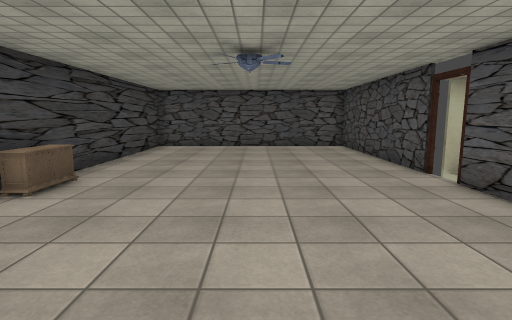
view 1 (above)

12 first-person views from a walk through a 3-D level made in the Unity game engine. The camera is 1.5 m above the floor, tilts 8° down and sees 80° across. The floor is counted in squares, 1 m on a side. Each view is taken from the middle of a square. On the plan, view 1 faces up. The plan holds only what a view shows up to about 15 squares ahead; the rest is blank. The place goes on beyond the plan. The player character is not drawn. Door leaves are left out, so doorways stand open. Some surface patterns are stand-ins.

view 2
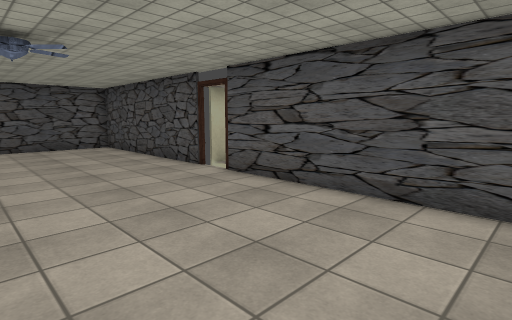

view 3
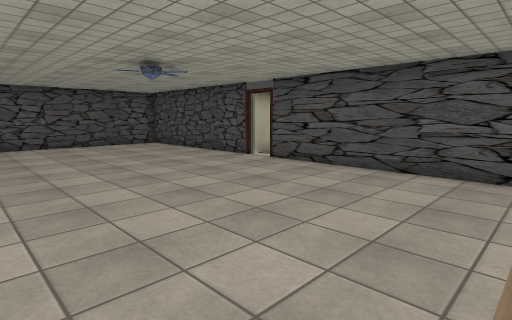

view 4
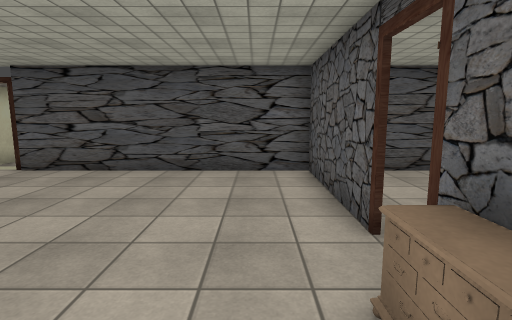

view 5
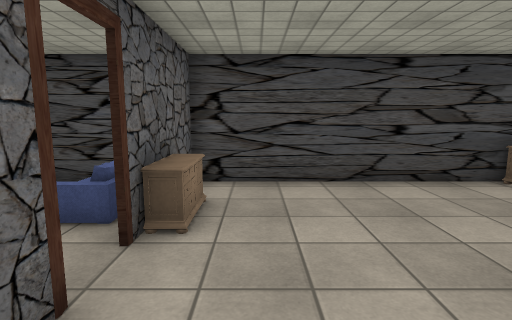

view 6
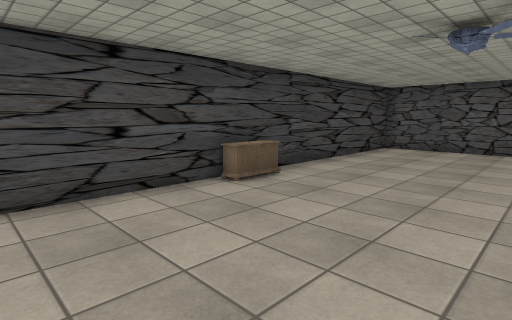

view 7
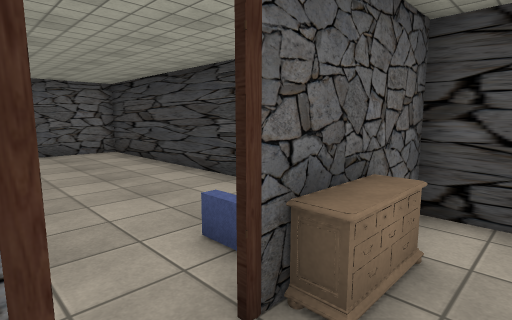

view 8
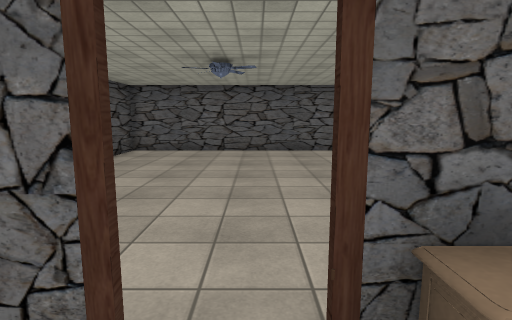

view 9
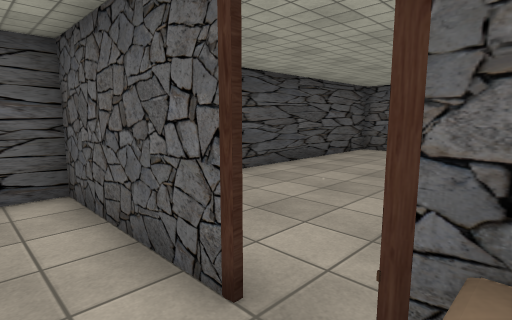

view 10
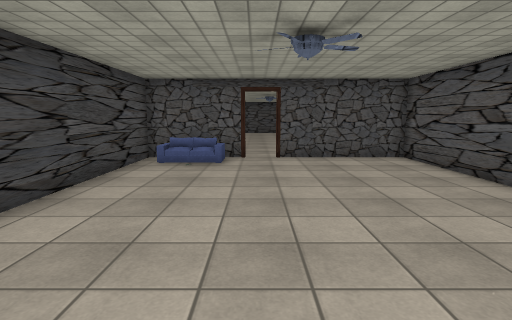

view 11
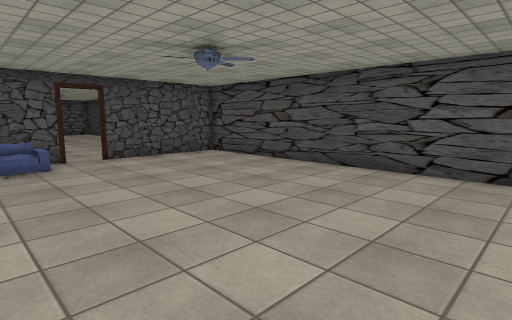

view 12
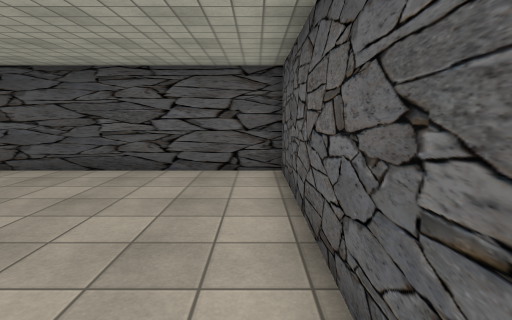

### Floor plan
Points are (right, up) in squares from view 1. A wall is a line through its corners. A room is listed if a view was taken in it or the views show most of it. See-through windows are left out.
Room 1 (views 1, 2, 3, 4, 5, 6, 7, 8, 9)
walls: (4.6, 8) (4.6, 16) (-5, 16) (-5, -3); (-0.2, -1.5) (4.6, -1.5); (-4.1, -1.6) (-5.1, -1.6); (-5.1, -1.5) (-1.4, -1.5); (4.6, -2) (4.6, 6.9)
ways out: open door at (-1, -1.5) to room 2; open door at (5, 7.5)
objects: other object (-5, 6); sofa (-4, -2); other object (-3, -1) to (-2, -1)
Room 2 (views 10, 11, 12)
walls: (-5, -3) (-5, -13.7) (4.6, -13.7) (4.6, -2); (4.6, -1.6) (-0.2, -1.6)
ways out: open door at (-1, -1.5) to room 1

Positions as (right, up) in squares from view 1, and headings:
1: (0, 0), facing up
2: (-1, 0), facing up-right
3: (-4, -1), facing up-right
4: (-4, 0), facing right
5: (2, 0), facing left
6: (1, 1), facing up-left
7: (0, 0), facing down-left
8: (-1, 0), facing down
9: (-2, 0), facing down-right
10: (-1, -13), facing up
11: (-4, -13), facing up-right
12: (-4, -13), facing right
